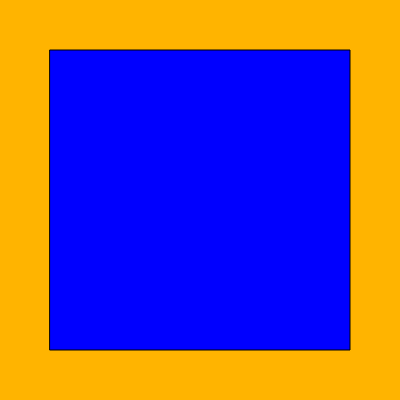
Frame 1 (no input)
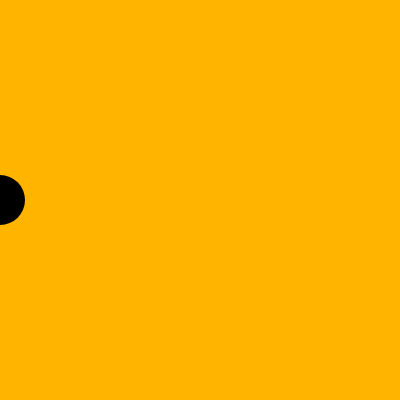
Frame 60 (no input)
Frame 120 (the mouse pressed at the canvas centre since frame 60): identical to frame 60, image omitted

The p5.js sketch that drew these frames (run headless with seeded random() and noise() and a simulated clock; from frame 60 on, the mouse is pressed at the canvas centre):

// p5.js sketch
// ── sketch.js
var slider1;
var slider2;
var slider3;
let nun = [0,200,50];
let a_circle;


var circle1 = {
  x: 0,
  y: 200,
  diameter: 0
};

var rect1 = {
  x: 200,
  y: 200,
  length: 300
}

function setup() {
  createCanvas(400, 400);
  
  slider1 = createSlider(0, 400, 0);
  slider1.position(10, 420);
  slider1.style('width', '370px');
  
  slider2 = createSlider(0, 400, 0);
  slider2.position(10, 450);
  slider2.style('width', '370px');

  slider3 = createSlider(0, 400, 0);
  slider3.position(10, 480);
  slider3.style('width', '370px');
  
  rectMode(CENTER);
  
}

function mousePressed() {
  // clicked_circle()
}

function draw() {

  background(255,180,0);

  let val3 = slider3.value();
  let val2 = slider2.value();
  fill(val3, val3, 255);
  rect(rect1.x, rect1.y, rect1.length);
  rect1.length = val2;
  

  let val1 = slider1.value();
  noStroke();
  fill(0);
  
  
  circle(circle1.x, circle1.y, circle1.diameter);
  circle1.x = val1;
  circle1.diameter = nun[2];
  
}
